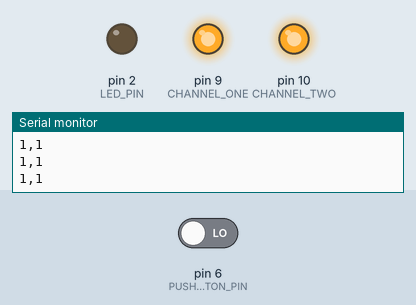
This sketch was run on a simulated Arduino Nano, built with avr-gcc and run on an emulated ATmega328P. Shown: output pins drawn as LEDs (lit = HIGH), the last lines printed to the serial monitor. The test bench sets the inputs (shaded band); at power-on: pin 6 (PUSHBUTTON_PIN) LOW.

Above: at 10.8 s.
10.9 s: pin 6 (PUSHBUTTON_PIN) driven HIGH
At 16.3 s:
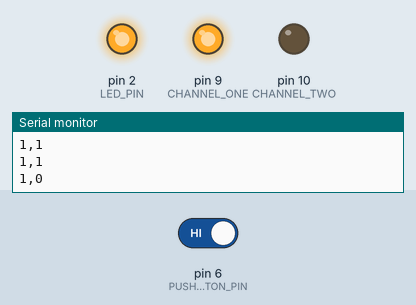
16.9 s: pin 6 (PUSHBUTTON_PIN) driven LOW
At 21.3 s:
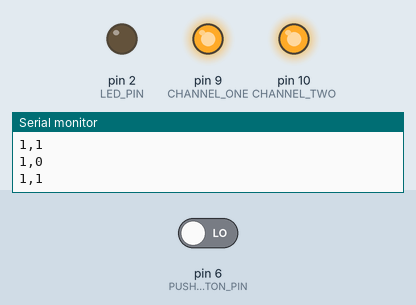
Timing chart, 0 to 22.8 s (numbered marks = the images above; inputs shaded):
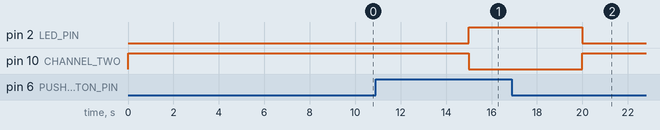

Measured:
- after the input at 10.9 s, pin 2 (LED_PIN): LOW → HIGH after 4.1 s; pin 10 (CHANNEL_TWO): HIGH → LOW after 4.1 s
- after the input at 16.9 s, pin 2 (LED_PIN): HIGH → LOW after 3.1 s; pin 10 (CHANNEL_TWO): LOW → HIGH after 3.1 s

The sketch:

arduino_nano_relay.ino
```cpp
// (licence header left out)
/* LIBRARIES */

/* CONSTANT DEFINITIONS */
/*
 * To reference pins:
 * Digital pins: either D1,D2,and so on
 * or 1,2,and so on depending on the board.
 * Analog pins: Always A1,A2,and so on.
 */

#define LED_PIN 2
#define PUSHBUTTON_PIN 6
#define ONBOARD_LED 13 //inverted logic: HIGH=off, LOW=on

/* 2-Channel Relay */
#define CHANNEL_ONE 9 //Connected to relay 1 and used as motion indicator light
#define CHANNEL_TWO 10 //Connected to relay 2

/*
 * GLOBAL VARIABLE DEFINITIONS
 * Use global variables only if needed across functions or
 * reused between function calls, else use local variables.
 * Read up on data types.
 * While Arduino support strings, they take up memory so
 * character arrays are used more often.
 * char* (char pointer) and char[] (array) are similar.
 * const char* points to an immutable string, cannot be interchanged with char*
 */

bool button_pressed = false;

/* LOCAL FUNCTIONS */

/* Switch a device attached to a relay channel on or off */
void switchState(int pin, char* state){
  if(strncmp(state, "on", 2) == 0){
    digitalWrite(pin, LOW); //switch on the device, pin is "active low" so LOW turns on
  }
  else if(strncmp(state, "off", 3) == 0){
    digitalWrite(pin, HIGH); //switch off the device, pin is "active low" so HIGH turns off
  }
}

/* SETUP CODE: runs once when the board starts up or resets */
void setup() {

  //Start the serial communication with baud rate suitable for your components.
  Serial.begin(115200);
  //This is additional diagnostics for the WiFi, not required if WiFi is working reliably.
  //Serial.setDebugOutput(true);

  //Set the pin modes, since all pins are capable of both input and output.
  pinMode(LED_PIN, OUTPUT);
  pinMode(PUSHBUTTON_PIN, INPUT);

  pinMode(CHANNEL_ONE, OUTPUT); // initialize relay control pin as OUTPUT
  pinMode(CHANNEL_TWO, OUTPUT); // initialize relay control pin as OUTPUT

  digitalWrite(CHANNEL_ONE, HIGH); //switch the device off, pin is active low so HIGH turns off
  digitalWrite(CHANNEL_TWO, HIGH); //switch the device off, pin is active low so HIGH turns off

  //Initialise LED to switched off state.
  digitalWrite(LED_PIN, LOW);
}

/* MAIN LOOP: runs repeatedly at a very high frequency (1000s of times a second) */
void loop() {

  int button_state = digitalRead(PUSHBUTTON_PIN);
  unsigned long current_millis = millis(); //Keep local since needs to be update every call

  //Read the state of the pushbutton value and take some action
  //The pushbutton state will be HIGH as long as it is pressed, and LOW when released.
  if (button_state == HIGH) {
    digitalWrite(LED_PIN, HIGH); //turn LED on
    //Also switch on the lightbulb attached to channel 2 of the relay
    switchState(CHANNEL_TWO, "on");

  } else {
    digitalWrite(LED_PIN, LOW); //turn LED off
    switchState(CHANNEL_TWO, "off");
  }

  //INFO: relay siganls on serial monitor
  Serial.print(digitalRead(CHANNEL_ONE));
  Serial.print(",");
  Serial.println(digitalRead(CHANNEL_TWO));

  delay(5000);
}
```
